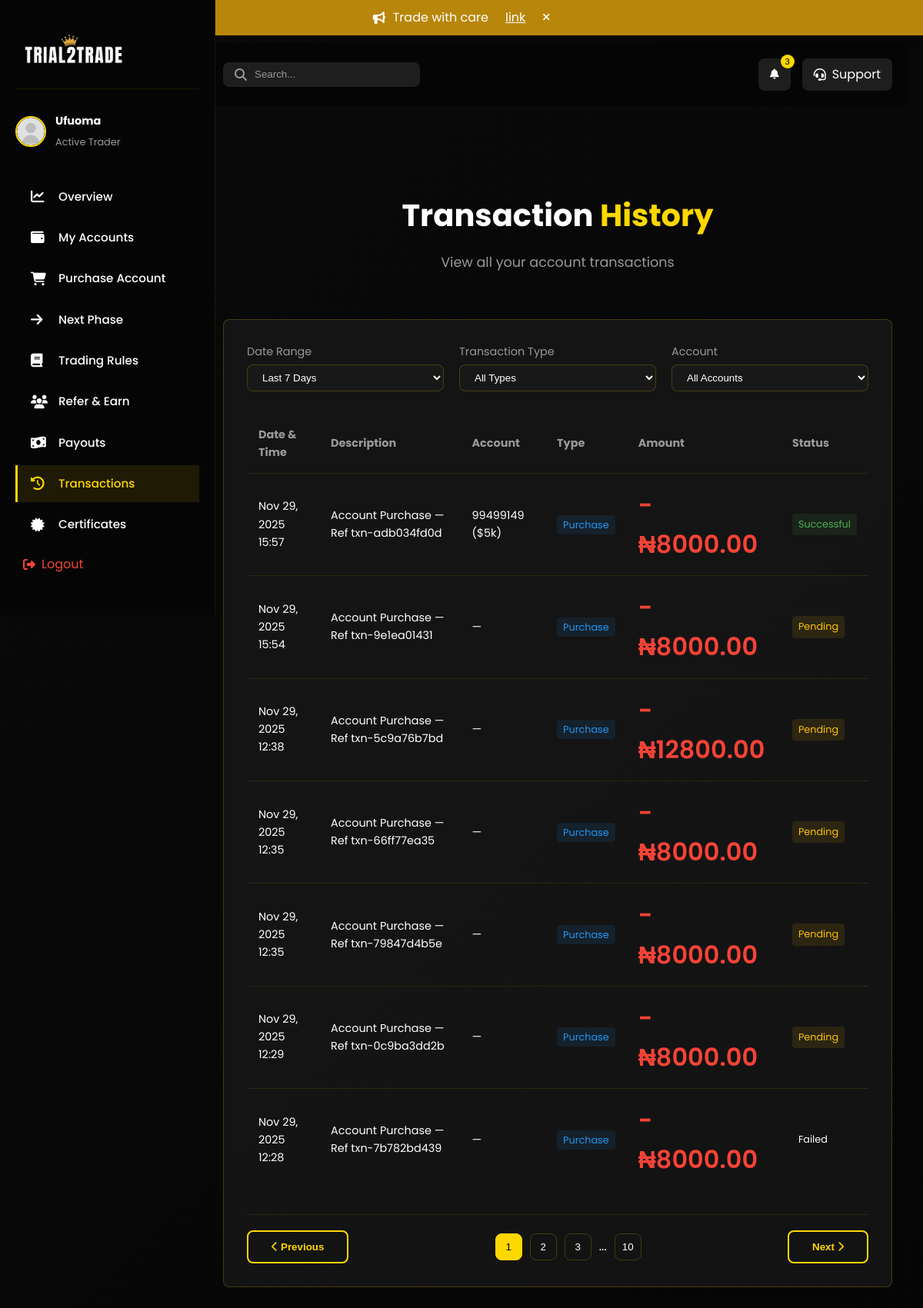
The app's page /dashboard-transactions/ (signed in) with its own data.
### main/models.py (models this page shows, shortened)
class GlobalAlert(models.Model):
    SEVERITY_CHOICES = (
        ('info', 'Info'),
        ('warning', 'Warning'),
        ('danger', 'Danger'),
        ('success', 'Success'),
    )
    message = models.CharField(max_length=300)
    severity = models.CharField(max_length=10, choices=SEVERITY_CHOICES, default='info')
    is_active = models.BooleanField(default=False)
    link_url = models.CharField(max_length=300, blank=True, null=True)
    link_text = models.CharField(max_length=100, blank=True, null=True)
    created_at = models.DateTimeField(auto_now_add=True)
    updated_at = models.DateTimeField(auto_now=True)

class CustomUser(AbstractUser):
    first_name = models.CharField(max_length=20)
    last_name = models.CharField(max_length=20)
    username = models.CharField(max_length=20, unique=True)
    email = models.EmailField(unique=True)
    phone_number = models.CharField(max_length=15, null=True, unique=True)
    email_verification_code = models.CharField(max_length=6, blank=True, null=True)
    email_verification_expires = models.DateTimeField(blank=True, null=True)
    verification_code = models.CharField(max_length=6, null=True, blank=True)
    verification_code_expires = models.DateTimeField(null=True, blank=True)
    password_reset_code = models.CharField(max_length=6, blank=True, null=True)
    password_reset_expires = models.DateTimeField(blank=True, null=True)
    USERNAME_FIELD = 'email'
    REQUIRED_FIELDS = ['username']
    class Meta:
        verbose_name = 'User'
        verbose_name_plural = 'Users'

class Purchase(models.Model):
    PAYMENT_STATUS_CHOICES = (
        ('pending', 'Pending'),
        ('successful', 'Successful'),
        ('failed', 'Failed'),
    )
    user = models.ForeignKey(CustomUser, on_delete=models.CASCADE, related_name='purchases')
    amount = models.DecimalField(max_digits=10, decimal_places=2)
    tx_ref = models.CharField(max_length=200, unique=True)
    verified = models.BooleanField(default=False)
    created_at = models.DateTimeField(auto_now_add=True)
    payment_status = models.CharField(max_length=20, choices=PAYMENT_STATUS_CHOICES, default='pending')
    flutterwave_reference = models.CharField(max_length=200, blank=True, null=True)
    account = models.OneToOneField(MT5Account, on_delete=models.SET_NULL, null=True, blank=True, related_name='purchase')

class MT5Account(models.Model):
    ACCOUNT_STATUS_CHOICES = (
        ('available', 'Available'),
        ('assigned', 'Assigned'),
        ('active', 'Active'),
        ('breached', 'Breached'),
        ('inactive', 'Inactive'),
    )
    ACCOUNT_SIZE_CHOICES = (
        ('$5k', '$5k'),
        ('$10k', '$10k'),
        ('$25k', '$25k'),
        ('$50k', '$50k'),
    )
    ACCOUNT_TYPE_CHOICES = (
        ('trial', 'Trial'),
        ('funded_phase_1', 'Funded Phase 1'),
        ('funded_phase_2', 'Funded Phase 2'),
        ('funded_live', 'Live Funded'),
    )
    user = models.ForeignKey(CustomUser, on_delete=models.SET_NULL, null=True, blank=True, related_name='mt5_accounts')
    account_size = models.CharField(max_length=10, choices=ACCOUNT_SIZE_CHOICES, default='$5k')
    login = models.CharField(max_length=100, unique=True)
    password = models.CharField(max_length=200)
    server = models.CharField(max_length=200, blank=True)
    assigned = models.BooleanField(default=False)
    status = models.CharField(max_length=50, choices=ACCOUNT_STATUS_CHOICES, default='available')
    account_type = models.CharField(max_length=20, choices=ACCOUNT_TYPE_CHOICES, default='trial')
    balance = models.DecimalField(max_digits=15, decimal_places=2, null=True, blank=True)
    equity = models.DecimalField(max_digits=15, decimal_places=2, null=True, blank=True)
    profit = models.DecimalField(max_digits=15, decimal_places=2, null=True, blank=True)
    drawdown = models.DecimalField(max_digits=10, decimal_places=2, null=True, blank=True)
    initial_balance = models.DecimalField(max_digits=15, decimal_places=2, null=True, blank=True)
    last_updated = models.DateTimeField(null=True, blank=True)
    daily_max_drawdown = models.DecimalField(max_digits=10, decimal_places=2, null=True, blank=True)
    equity_open_day = models.DecimalField(max_digits=15, decimal_places=2, null=True, blank=True)
    equity_open_day_date = models.DateField(null=True, blank=True)
    assigned_date = models.DateTimeField(null=True, blank=True)

### main/views.py (the view)
# urls.py: path('dashboard-transactions/', views.dashboard_transactions, name='dashboard_transactions'),
@login_required(login_url='/login_user')
def dashboard_transactions(request):
    purchases = Purchase.objects.filter(user=request.user).order_by('-created_at')
    return render(request, 'main/dashboard-transactions.html', {'purchases': purchases, 'global_alert': get_active_global_alert()})

### main/templates/main/dashboard-transactions.html (shortened to what this page needs)
{% load static %}
<!DOCTYPE html>
<html lang="en">
<head>
    <link rel="stylesheet" href="{% static 'css/style.css' %}">
    <link rel="stylesheet" href="{% static 'css/dashboard.css' %}">
    <link rel="stylesheet" href="{% static 'css/dashboard-nav.css' %}">
    <link rel="stylesheet" href="https://cdnjs.cloudflare.com/ajax/libs/font-awesome/6.4.0/css/all.min.css">
    <link rel="stylesheet" href="{% static 'css/mobile-nav.css' %}">
</head>
<body>
    <div id="global-alert" style="position: fixed; top: 0; left: 0; right: 0; z-index: 1000; display: {% if global_alert %}flex{% else %}none{% endif %}; align-items: center; justify-content: center; gap: 10px; padding: 10px 14px; background: {% if global_alert and global_alert.severity == 'warning' %}#b8860b{% elif global_alert and global_alert.severity == 'danger' %}#8b0000{% elif global_alert and global_alert.severity == 'success' %}#1b6e2e{% else %}#1f2944{% endif %}; color: #fff; box-shadow: 0 4px 16px rgba(0,0,0,0.25);">
        <i class="fas fa-bullhorn"></i>
        <span>{{ global_alert.message }}</span>
        {% if global_alert and global_alert.link_url %}
        <a href="{{ global_alert.link_url }}" style="margin-left: 12px; color: #fff; text-decoration: underline;">{{ global_alert.link_text|default:'Learn more' }}</a>
        {% endif %}
        <button type="button" style="margin-left: 12px; background: transparent; border: none; color: #fff; cursor: pointer;" onclick="document.getElementById('global-alert').style.display='none'">
            <i class="fas fa-times"></i>
        </button>
    </div>
    <nav class="dashboard-nav">
        <div class="nav-logo">
            <img src="{% static 'images/logob.png' %}" alt="Trial2Trade Logo" style="width: 130px; height: 75px;">
        </div>
            <div class="user-info">
                <img src="{% static 'images/avatar-placeholder.svg' %}" alt="User Avatar" class="avatar">
                <div class="user-details">
                    <h4 class="user-name">{{ request.user.first_name|default:request.user.username }}</h4>
                    <span class="user-status">Active Trader</span>
                </div>
            </div>
        <div class="nav-menu">
            <a href="{% url 'index' %}" class="nav-item">
                <i class="fas fa-chart-line"></i>
                <span>Overview</span>
            </a>
            <a href="{% url 'dashboard_accounts' %}" class="nav-item">
                <i class="fas fa-wallet"></i>
                <span>My Accounts</span>
            </a>
            <a href="{% url 'dashboard_purchase' %}" class="nav-item">
                <i class="fas fa-shopping-cart"></i>
                <span>Purchase Account</span>
            </a>
            <a href="{% url 'dashboard_next_phase' %}" class="nav-item">
                <i class="fas fa-arrow-right"></i>
                <span>Next Phase</span>
            </a>
            <a href="{% url 'dashboard_rules' %}" class="nav-item">
                <i class="fas fa-book"></i>
                <span>Trading Rules</span>
            </a>
            <a href="{% url 'dashboard_referral' %}" class="nav-item">
                <i class="fas fa-users"></i>
                <span>Refer & Earn</span>
            </a>
            <a href="{% url 'dashboard_payouts' %}" class="nav-item">
                <i class="fas fa-money-bill-wave"></i>
                <span>Payouts</span>
            </a>
            <a href="{% url 'dashboard_transactions' %}" class="nav-item active">
                <i class="fas fa-history"></i>
                <span>Transactions</span>
            </a>
            <a href="{% url 'dashboard_certificates' %}" class="nav-item">
                <i class="fas fa-certificate"></i>
                <span>Certificates</span>
            </a>
            <a href="{% url 'logout_user' %}" class="logout-btn">
                <i class="fas fa-sign-out-alt"></i>
                <span>Logout</span>
            </a>
        </div>
    </nav>
    <main class="dashboard-content" style="{% if global_alert %}padding-top:56px;{% endif %}">
        <header class="dashboard-header">
            <div class="header-search">
                <i class="fas fa-search"></i>
                <input type="text" placeholder="Search...">
            </div>
            <div class="header-actions">
                <button class="notification-btn">
                    <i class="fas fa-bell"></i>
                    <span class="notification-badge">3</span>
                </button>
                <a href="mailto:info@trial2trade.com" class="support-btn">
                    <i class="fas fa-headset"></i>
                    <span>Support</span>
                </a>
            </div>
        </header>
        <section class="dashboard-section active">
            <div class="section-header">
                <h2>Transaction <span class="highlight">History</span></h2>
                <p>View all your account transactions</p>
            </div>
            <div class="transactions-container">
                <div class="transactions-filters">
                    <div class="filter-group">
                        <label>Date Range</label>
                        <select>
                            <option>Last 7 Days</option>
                        </select>
                    </div>
                    <div class="filter-group">
                        <label>Transaction Type</label>
                        <select>
                            <option>All Types</option>
                        </select>
                    </div>
                    <div class="filter-group">
                        <label>Account</label>
                        <select>
                            <option>All Accounts</option>
                        </select>
                    </div>
                </div>
                <div class="transactions-table">
                    <table>
                        <thead>
                            <tr>
                                <th>Date & Time</th>
                                <th>Description</th>
                                <th>Account</th>
                                <th>Type</th>
                                <th>Amount</th>
                                <th>Status</th>
                            </tr>
                        </thead>
                        <tbody>
                            {% if purchases %}
                            {% for p in purchases %}
                            <tr>
                                <td>{{ p.created_at|date:"M d, Y H:i" }}</td>
                                <td>Account Purchase{% if p.tx_ref %} — Ref {{ p.tx_ref }}{% endif %}</td>
                                <td>
                                    {% if p.account %}
                                        {{ p.account.login }} ({{ p.account.account_size }})
                                    {% else %}
                                        —
                                    {% endif %}
                                </td>
                                <td><span class="transaction-type purchase">Purchase</span></td>
                                <td class="amount negative">-₦{{ p.amount|floatformat:2 }}</td>
                                <td>
                                    <span class="status {% if p.payment_status == 'successful' %}completed{% elif p.payment_status == 'pending' %}pending{% elif p.payment_status == 'failed' %}danger{% else %}pending{% endif %}">{{ p.payment_status|title }}</span>
                                </td>
                            </tr>
                            {% endfor %}
                            {% else %}
                            <tr>
                                <td colspan="6" style="text-align:center;">No transactions yet.</td>
                            </tr>
                            {% endif %}
                        </tbody>
                    </table>
                </div>
                <div class="transactions-pagination">
                    <button class="btn secondary-btn"><i class="fas fa-chevron-left"></i> Previous</button>
                    <div class="page-numbers">
                        <button class="active">1</button>
                        <button>2</button>
                        <button>3</button>
                        <span>...</span>
                        <button>10</button>
                    </div>
                    <button class="btn secondary-btn">Next <i class="fas fa-chevron-right"></i></button>
                </div>
            </div>
        </section>
    </main>
</body>
</html>

### records on screen
GlobalAlert: message "Trade with care", link_text "link"
CustomUser: user.first_name "Ufuoma"
Purchase: created_at "Nov 29, 2025 15:57", tx_ref "txn-adb034fd0d", account.login "99499149", account.account_size "$5k", amount "8000.00", payment_status "Successful"
Purchase: created_at "Nov 29, 2025 15:54", tx_ref "txn-9e1ea01431", amount "8000.00", payment_status "Pending"
Purchase: created_at "Nov 29, 2025 12:38", tx_ref "txn-5c9a76b7bd", amount "12800.00", payment_status "Pending"
Purchase: created_at "Nov 29, 2025 12:35", tx_ref "txn-66ff77ea35", amount "8000.00", payment_status "Pending"
Purchase: created_at "Nov 29, 2025 12:35", tx_ref "txn-79847d4b5e", amount "8000.00", payment_status "Pending"
Purchase: created_at "Nov 29, 2025 12:29", tx_ref "txn-0c9ba3dd2b", amount "8000.00", payment_status "Pending"
Purchase: created_at "Nov 29, 2025 12:28", tx_ref "txn-7b782bd439", amount "8000.00", payment_status "Failed"
